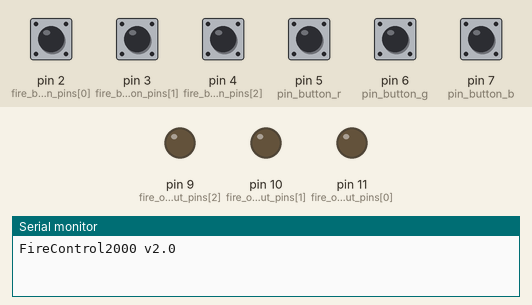
Simulated run of this sketch. Board: Arduino Uno, built with avr-gcc and run on an emulated ATmega328P. Parts: output pins drawn as LEDs (lit = HIGH), the last lines printed to the serial monitor. Inputs (shaded band) come from the test bench; at power-on: pin 2 (fire_button_pins[0]), pin 3 (fire_button_pins[1]), pin 4 (fire_button_pins[2]), pin 5 (pin_button_r), pin 6 (pin_button_g), pin 7 (pin_button_b) HIGH.

Above: at 1.2 s.
1.3 s: pin 2 (fire_button_pins[0]) pulled LOW for 0.15 s
At 1.37 s:
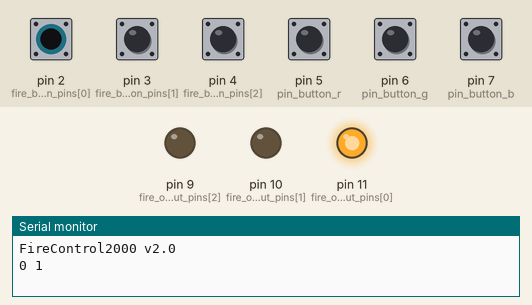
2.9 s: pin 3 (fire_button_pins[1]) pulled LOW for 0.15 s
At 2.97 s:
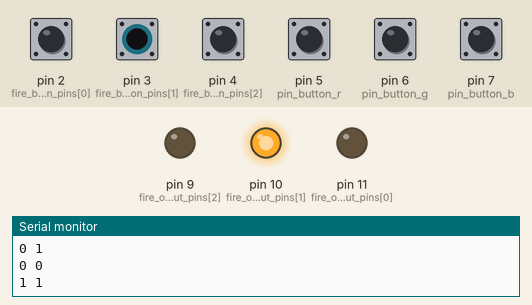
4.5 s: pin 4 (fire_button_pins[2]) pulled LOW for 0.15 s
At 4.57 s:
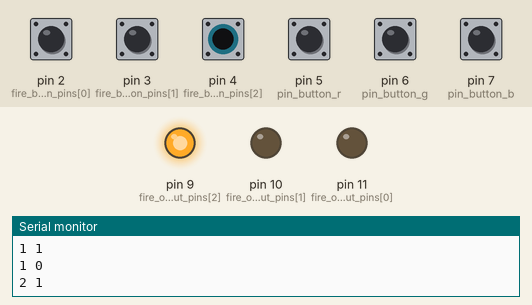
Timing chart, 0 to 7.5 s (numbered marks = the images above; inputs shaded):
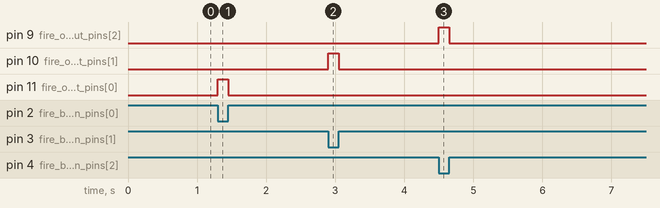

The sketch:

poof3.ino
```cpp
/*
 *
 * FIRECONTROL2000
 *
 * IDEAS:
 * - state machine for record, pause, play mode
 * - check knob value every time, speed up or slow down.
 * - always shoot fireballs when button is pressed regardless of mode
 * - start-stop record dumps you into playback
 * - need "fancy" compressed data structure for recording sequence - store (event, time).
 * -
 *
 *
 *
 */


 /*
  *
  * 1. Get a stream of events.
  *
  */
const int pin_button_r = 5;
const int pin_button_g = 6;
const int pin_button_b = 7;

const int pin_knob = 0;

unsigned int fire_output_pins[3] = {11, 10, 9};
unsigned int fire_button_pins[3]   = {2, 3, 4};
unsigned int fire_button_status[3] = {HIGH, HIGH, HIGH};

enum mode {REC, PLAY, PAUSE} mode = PAUSE;

unsigned int seq_tick[100];
unsigned int seq_idx[100];
unsigned int seq_val[100];
unsigned int seq_i;

unsigned long millis_offset;
unsigned long last_tick;
unsigned long last_event_tick;

void setup() {


  Serial.begin(9600);
  while (!Serial) {
    ; //Wait for serial port to connect
  }
  Serial.print("FireControl2000 v2.0\n");

  last_tick = 0;
  last_event_tick = 0;
  millis_offset = 0;
  seq_i = 0;

  // put your setup code here, to run once:
  for (int i = 0; i < 3; i++) {
    pinMode(fire_button_pins[i], INPUT_PULLUP);
    pinMode(fire_output_pins[i], OUTPUT);
  }
  pinMode(pin_button_r, INPUT_PULLUP);
  pinMode(pin_button_g, INPUT_PULLUP);
  pinMode(pin_button_b, INPUT_PULLUP);


}

void all_off() {
  for (int i = 0; i < 3; i++) {
    digitalWrite(fire_output_pins[i], LOW);
  }
}
void reset() {
    all_off();
    for (int i = 0; i < 100; i++) {
      seq_tick[i] = 0;
      seq_idx[i]  = 0;
      seq_val[i]  = 0;
    }
    seq_i = 0;
    last_tick = millis();
    millis_offset = millis();

}
void emit_event(int button_idx, int value) {
  unsigned long current_tick = millis();
  unsigned long delta = current_tick - last_tick;
  last_tick = current_tick;

  if (button_idx < 3) {
    digitalWrite(fire_output_pins[button_idx], value);
  }

  Serial.print(button_idx);
  Serial.print(" ");
  Serial.print(value);
  Serial.print("\n");

  if (mode == REC) {
    seq_tick[seq_i] = delta;
    seq_idx[seq_i] = button_idx;
    seq_val[seq_i] = value;
    seq_i = (seq_i + 1) % 100;
  }


}

void loop() {

  // REC MODE BUTTON
  if (digitalRead(pin_button_r) == LOW) {
    mode = REC;
    Serial.println("Mode Changed to REC");
    reset();
  }
  // PLAY MODE BUTTON
  if (digitalRead(pin_button_g) == LOW) {
    if (mode == REC) {
      emit_event(4, 0);
    }
    mode = PLAY;
    Serial.println("Mode Changed to PLAY");
    seq_i = 0;
    last_tick = millis();
    millis_offset = millis();
    last_event_tick = 0;
  }

  // PAUSE MODE BUTTON
  if (digitalRead(pin_button_b) == LOW) {
    if (mode == REC) {
      emit_event(4, 0);
    }
    mode = PAUSE;
    all_off();
    Serial.println("Mode Changed to PAUSE");
  }


  // See if we can detect an event.
  // Events are DELTAS thus we need to compare
  for (char i = 0; i < 3; i++) {
    int val = digitalRead(fire_button_pins[i]);
    if (fire_button_status[i] != val) {
      fire_button_status[i] = val;

      //Flip, cause pullup resistor means OFF is HIGH
      if (val == LOW) { val = HIGH; } else { val = LOW; }

      emit_event(i, val);
    }
  }

  // PAUSE doesn't do anything.
  // REC is handled though EMIT
  // PLAY is handled here:

  if (mode == PLAY) {
    unsigned long current_tick = millis() - millis_offset;
    unsigned long delta = current_tick - last_event_tick;

    //trigger event
    if (seq_tick[seq_i] < delta) {
      if (seq_idx[seq_i] == 4) {
        seq_i = 0;
        millis_offset = millis();
        last_event_tick = 0;
      } else {
        emit_event(seq_idx[seq_i], seq_val[seq_i]);
        seq_i += 1;
        last_event_tick = current_tick;
      }
    }

    // we keep going with deltas until we hit the next event, which we will emit
    // when we emit an event, we also update our counters so we reset last_event
    //


  }


}
```

Measured:
- after the input at 1.3 s, pin 11 (fire_output_pins[0]): LOW → HIGH at once, → LOW 0.15 s later
- after the input at 2.9 s, pin 10 (fire_output_pins[1]): LOW → HIGH at once, → LOW 0.15 s later
- after the input at 4.5 s, pin 9 (fire_output_pins[2]): LOW → HIGH at once, → LOW 0.15 s later
